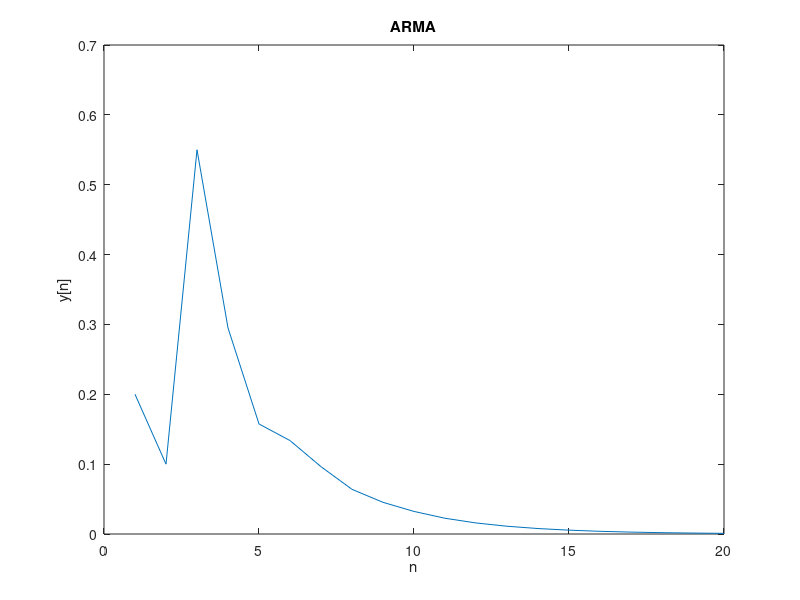

Source code (MATLAB): (Note: this script raises an error after producing the figure.)
clc;
clear;

y= zeros(1,20);

y(1,1)=0.2;
y(1,2)= 0.1;
y(1,3)=0.55;

for n=4:20
    y(1,n)= 0.5*y(1,n-1)+ 0.1*y(1,n-3);      
end

plot(y);
title('ARMA')
xlabel('n');
ylabel('y[n]');

fvtool(y,'impulse')